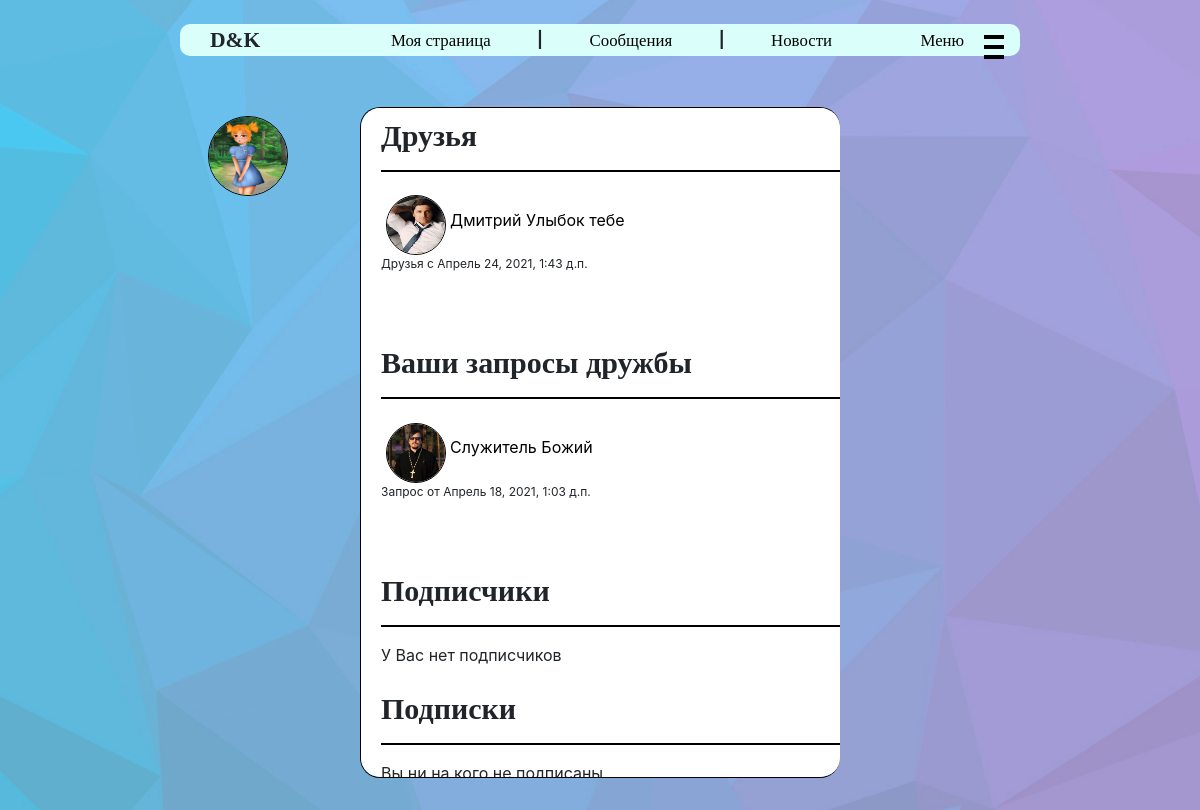
Page /friends/1 (signed in) on the earlier database version.
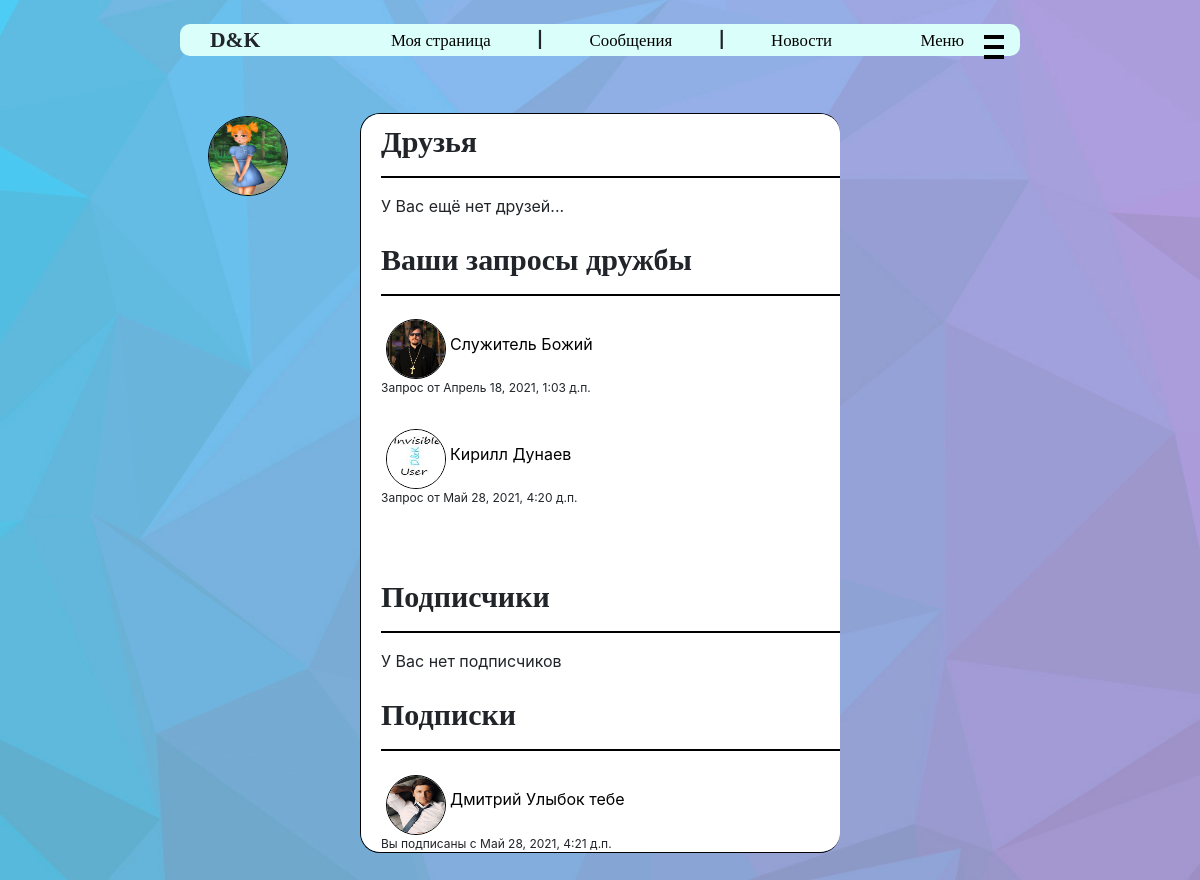
Same page on the later database version.
### user_manager/models.py (models this page shows, shortened)
class Profile(models.Model):
    user = models.OneToOneField(User, on_delete=models.CASCADE, related_name='profile')
    name = models.CharField(max_length=50, verbose_name="Имя", null=True, blank=False)
    surname = models.CharField(max_length=75, verbose_name="Фамилия", null=True, blank=False)
    bio = models.TextField(max_length=500, verbose_name="Описание", default="", null=True,
                           blank=False)
    avatar = models.ImageField(verbose_name="Фото", null=True, upload_to=avatars_directory)
    status = models.CharField(max_length=75, default="", verbose_name="Статус", null=True,
                              blank=False)
    birth_date = models.DateField(verbose_name='Дата рождения', null=True, blank=False)
    lname = models.CharField(max_length=50, verbose_name="Имя в нижнем регистре", null=True,
                             blank=False)
    lsurname = models.CharField(max_length=75, verbose_name="Фамилия в нижнем регистре", null=True,
                                blank=False)
    class Meta:
        ordering = ['name', 'surname', 'birth_date']
        verbose_name = "Профлиль пользователя"
        verbose_name_plural = "Профили пользователей"

class FriendShip(models.Model):
    creator = models.ForeignKey(User, on_delete=models.CASCADE, verbose_name="Первый друг",
                                related_name="creator")
    friend = models.ForeignKey(User, on_delete=models.CASCADE, verbose_name="Второй друг",
                               related_name="friends")
    create_date = models.DateTimeField(verbose_name='дата создания', default=datetime.datetime.now)
    class Meta:
        verbose_name = "Дружба"
        verbose_name_plural = "Дружбы"

class FriendRequest(models.Model):
    requester = models.ForeignKey(User, on_delete=models.CASCADE,
                                  verbose_name="тот кто отправляет запрос",
                                  related_name="our_requests")
    friend = models.ForeignKey(User, on_delete=models.CASCADE,
                               verbose_name="кому отправлен запрос", related_name="FriendRequests")
    create_date = models.DateTimeField(verbose_name='дата создания', default=datetime.datetime.now)
    class Meta:
        verbose_name = "Запрос в друзья"
        verbose_name_plural = "Запросы в друзья"

class SubscriberShip(models.Model):
    subscriber = models.ForeignKey(User, on_delete=models.CASCADE, verbose_name="Подписчик",
                                   related_name='subscriber')
    author = models.ForeignKey(User, on_delete=models.CASCADE, verbose_name="На кого подписан",
                               related_name='author')
    create_date = models.DateTimeField(verbose_name="дата создания", default=datetime.datetime.now)
    class Meta:
        verbose_name = "Подписчик"
        verbose_name_plural = "Подписчики"

### user_manager/views.py (the view)
# urls.py: path('friends/<int:user_id>', views.show_friends),
def show_friends(request, user_id):
    user = User.objects.filter(pk=user_id).first()
    friends = list(FriendShip.objects.filter(Q(creator=user) | Q(friend=user)).all())
    subscribers = list(SubscriberShip.objects.filter(author=user).all())
    subscribes = list(SubscriberShip.objects.filter(subscriber=user).all())
    reqs_to_you = list(FriendRequest.objects.filter(friend=user).all())
    your_reqs = list(FriendRequest.objects.filter(requester=user).all())
    return render(request, 'friends.html',
                  {'title': 'Друзья',
                   'friends': friends,
                   'subscribers': subscribers,
                   'subscribes': subscribes,
                   'reqs_to_you': reqs_to_you,
                   'your_reqs': your_reqs,
                   'page_owner': user})

### user_manager/templates/friends.html (shortened to what this page needs)
{% extends "main.html" %}
{% block content %}
    {% load static %}
    <link rel="stylesheet" href="{% static 'css/friends.css' %}">
    <h1>Друзья</h1>
    <hr color="black">
    {% if friends %}
        {% for friend in friends %}
            {% if friend.friend != page_owner %}
                <a href="/homepage/{{ friend.friend.id }}" class="author_url">
                    <img src="{{ friend.friend.profile.avatar.url }}" alt="Аватарка"
                         class="news_avatar comment-avatar">
                    <span class="creator_name">{{ friend.friend.profile.name }} {{ friend.friend.profile.surname }}</span>
                </a>
            {% else %}
                <a href="/homepage/{{ friend.creator.id }}" class="author_url">
                    <img src="{{ friend.creator.profile.avatar.url }}" alt="Аватарка"
                         class="news_avatar comment-avatar">
                    <span class="creator_name">{{ friend.creator.profile.name }} {{ friend.creator.profile.surname }}</span>
                </a>
            {% endif %}
            <div class="friendship_creation_date">Друзья с {{ friend.create_date }}</div>
            <br>
        {% endfor %}
    {% else %}
        {% if user == page_owner %}
            <span>У Вас ещё нет друзей...</span>
        {% else %}
            <span>У пользователя ещё нет друзей...</span>
        {% endif %}
    {% endif %}
    <br><br>
    {% if your_reqs and user == page_owner %}
        <h1>Ваши запросы дружбы</h1>
        <hr color="black">
        {% for req in your_reqs %}
            <a href="/homepage/{{ req.friend.id }}" class="author_url">
                <img src="{{ req.friend.profile.avatar.url }}" alt="Аватарка"
                     class="news_avatar comment-avatar">
                <span class="creator_name">{{ req.friend.profile.name }} {{ req.friend.profile.surname }}</span>
            </a>
            <div class="friendship_creation_date">Запрос от {{ req.create_date }}</div>
            <br>
        {% endfor %}
        <br><br>
    {% endif %}
    <h1>Подписчики</h1>
    <hr color="black">
    {% if subscribers %}
        {% for subscriber in subscribers %}
            <a href="/homepage/{{ subscriber.subscriber.id }}" class="author_url">
                <img src="{{ subscriber.subscriber.profile.avatar.url }}" alt="Аватарка"
                     class="news_avatar comment-avatar">
                <span class="creator_name">{{ subscriber.subscriber.profile.name }} {{ subscriber.subscriber.profile.surname }}</span>
            </a>
            <div class="friendship_creation_date">Подписан на Вас
                с {{ subscriber.create_date }}</div>
            <br>
        {% endfor %}
    {% else %}
        {% if user == page_owner %}
            <span>У Вас нет подписчиков</span>
        {% else %}
            <span>У пользователя нет подписчиков</span>
        {% endif %}
    {% endif %}
    <br><br>
    <h1>Подписки</h1>
    <hr color="black">
    {% if subscribes %}
        {% for subscribe in subscribes %}
            <a href="/homepage/{{ subscribe.author.id }}" class="author_url">
                <img src="{{ subscribe.author.profile.avatar.url }}" alt="Аватарка"
                     class="news_avatar comment-avatar">
                <span class="creator_name">{{ subscribe.author.profile.name }} {{ subscribe.author.profile.surname }}</span>
            </a>
            <div class="friendship_creation_date">Вы подписаны с {{ subscribe.create_date }}</div>
            <br>
        {% endfor %}
    {% else %}
        {% if user == page_owner %}
            <span>Вы ни на кого не подписаны</span>
        {% else %}
            <span>Пользователь ни на кого не подписан</span>
        {% endif %}
    {% endif %}
{% endblock %}

### user_manager/templates/main.html (shortened to what this page needs)
<!DOCTYPE html>
<html lang="en">
<head>
    {% load static %}
    <link rel="stylesheet"
          href="https://maxcdn.bootstrapcdn.com/bootstrap/4.0.0/css/bootstrap.min.css"
>
    <link rel="stylesheet"
          href="https://cdn.jsdelivr.net/npm/bootstrap-icons@1.4.1/font/bootstrap-icons.css">
    <link rel="stylesheet" href="{% static 'css/style.css' %}">
</head>
<body>
<header>
    <br>
    <nav>
        <div class="logo scalable">D&K</div>
        {% if user.is_authenticated %}
            <a href="/homepage/{{ user.id }}" class="scalable">Моя страница</a>
            <span class="scalable">|</span>
            <a href="/messages/" class="scalable">Сообщения</a>
            <span class="scalable">|</span>
        {% else %}
            <a href="/access_denied/" class="scalable">Моя страница</a>
            <span class="scalable">|</span>
            <a href="/access_denied/" class="scalable">Сообщения</a>
            <span class="scalable">|</span>
        {% endif %}
        <a href="/" class="scalable">Новости</a>
        <div class="menu_btn scalable">Меню</div>
    </nav>
    <div class="burger">
        <div class="brick"></div>
        <div class="brick middle"></div>
        <div class="brick"></div>
    </div>
    <br>
    {% block login %}
        <div class="log-btn">
            {% if user.is_authenticated %}
                <div>
                    <img src="{{ user.profile.avatar.url }}" alt="Аватарка" class="user_avatar">
                    <div class="user_info">
                        <div class="user_info_text">
                            {{ user.profile.name }} {{ user.profile.surname }}<br>
                        </div>
                    </div>
                </div>
            {% else %}
                <p>
                    <a class="login btn btn-success" href="/login/">Войти</a><br>
                    <a class="register btn btn-primary " href="/register/">Зарегистрироваться</a>
                </p>
            {% endif %}
        </div>
    {% endblock %}
</header>
<div class="cont">
    {% block content %}
        {% load index %}
        {% load file_name %}
    {% endblock %}
</div>
</body>
</html>

### user_manager/static/css/style.css (style rules this page uses)
body { background: url("../img/bg.jpg") no-repeat no-repeat center center fixed; background-size: cover; }
nav:after { display: inline-block; height: 100%; vertical-align: middle; content: ""; }
nav .logo { font-family: "Segoe Print"; font-weight: bold; font-size: calc(0.6em + 1vw); margin-left: 30px; vertical-align: middle; display: inline-block; padding-right: 10%; }
nav { position: fixed; height: fit-content; background: #dafffa; width: 70%; margin-left: 15%; border-radius: 10px; }
nav a, .menu a, .menu_btn { margin: auto; vertical-align: middle; display: inline-block; text-decoration: none; color: black; font-family: "Segoe Print"; font-size: calc(0.3em + 1vw); padding-left: 5%; padding-right: 5%; cursor: pointer; }
nav span { font-weight: bold; }
.burger { cursor: pointer; position: fixed; margin-left: 82%; margin-top: calc(0.25em + 0.1vw); }
.brick { width: calc(0.5em + 1vw); height: 4px; margin-top: 6px; background: black; transition: 0.3s ease-out; }
.log-btn { width: fit-content; margin-left: 15%; }
.user_avatar { position: fixed; z-index: 2; margin-top: calc(3.7em + 1vh); margin-left: calc(1em + 1vw); width: 80px; height: 80px; border-radius: 50px; border: 1px solid black; }
.user_info { position: fixed; margin-top: calc(3em + 1vh); z-index: 1; margin-left: calc(1em + 0.5vw); text-align: center; width: 0; height: 100px; background: #dafffa; border-radius: 50px; transition: width 400ms; }
.user_info_text { white-space: nowrap; overflow: hidden; padding-top: 15px; padding-left: 60px; }
.cont { padding-top: 10px; padding-left: 20px; margin-top: 7vh; margin-left: 30vw; overflow-y: scroll; width: 40vw; height: 80vh; background: white; border-radius: 20px; border-left: 1px solid black; border-top: 1px solid black; border-bottom: 1px solid black; }
.creator_name { text-decoration: none; color: black; cursor: pointer; }
.news_avatar { margin-left: calc(1em + 1vw); width: 40px; height: 40px; margin-top: calc(0.1em + 0.5vw); border-radius: 50px; border: 1px solid black; }
.comment-avatar { margin-left: 1%; }

### user_manager/static/css/friends.css (style rules this page uses)
h1 { font-family: "Segoe Print"; font-size: 30px; font-weight: bold; }
hr { height: 1px; }
.friendship_creation_date { font-size: 12px; margin-right: 15%; }
.news_avatar { width: 60px; height: 60px; }

Differences in the rows shown:
removed FriendShip: friend.profile.avatar (placeholder picture), friend.profile.name "Дмитрий", friend.profile.surname "Улыбок тебе", create_date "Апрель 24, 2021, 1:43 д.п."
added FriendRequest: friend.profile.avatar (picture), friend.profile.name "Кирилл", friend.profile.surname "Дунаев", create_date "Май 28, 2021, 4:20 д.п."
added SubscriberShip: author.profile.avatar (placeholder picture), author.profile.name "Дмитрий", author.profile.surname "Улыбок тебе", create_date "Май 28, 2021, 4:21 д.п."
Other differences:
text no longer shown: "Вы ни на кого не подписаны"
text now shown: "У Вас ещё нет друзей..."
